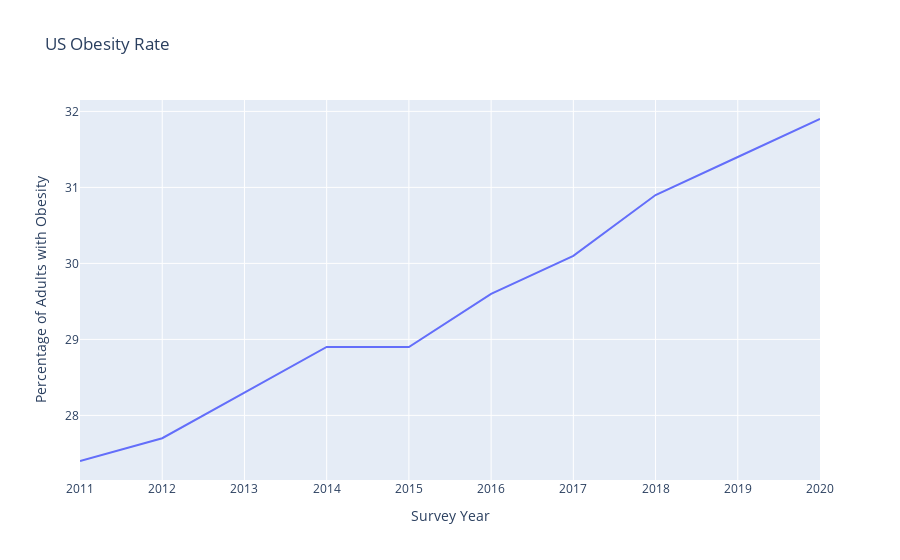

This figure's notebook cell:
### Code cell
fig = px.line(tmp2, x="Year", y="Percent_Adults", title='US Obesity Rate',
             labels={
                     "Year": "Survey Year",
                     "Percent_Adults": "Percentage of Adults with Obesity"
                 })
fig.show()

### Figure 1 — Plotly figure (JSON) as saved in the notebook; plotly's stock layout.template omitted (floating-point values rounded to 4 significant figures)
{"data": [{"hovertemplate": "Survey Year=%{x}<br>Percentage of Adults with Obesity=%{y}<extra></extra>", "legendgroup": "", "line": {"color": "#636efa", "dash": "solid"}, "marker": {"symbol": "circle"}, "mode": "lines", "name": "", "orientation": "v", "showlegend": false, "type": "scatter", "x": [2011, 2012, 2013, 2014, 2015, 2016, 2017, 2018, 2019, 2020], "xaxis": "x", "y": [27.4, 27.7, 28.3, 28.9, 28.9, 29.6, 30.1, 30.9, 31.4, 31.9], "yaxis": "y"}], "layout": {"legend": {"tracegroupgap": 0}, "title": {"text": "US Obesity Rate"}, "xaxis": {"anchor": "y", "domain": [0, 1], "title": {"text": "Survey Year"}}, "yaxis": {"anchor": "x", "domain": [0, 1], "title": {"text": "Percentage of Adults with Obesity"}}}}
